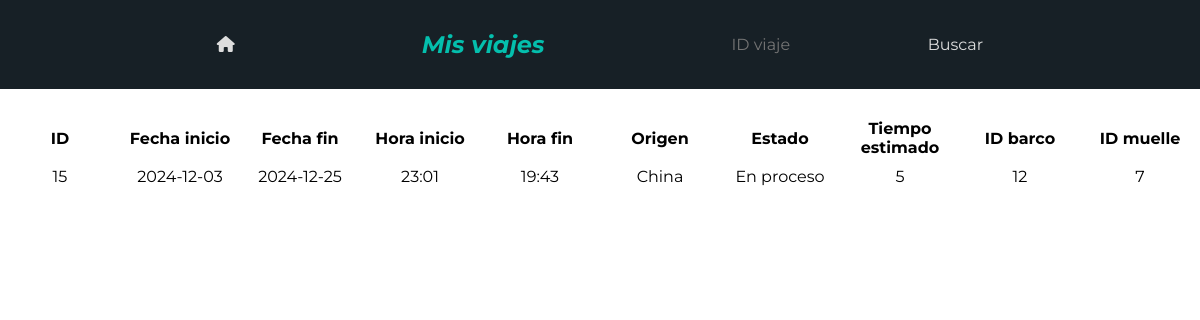
The page /views/viaje.php (signed in) on the database as committed earlier.
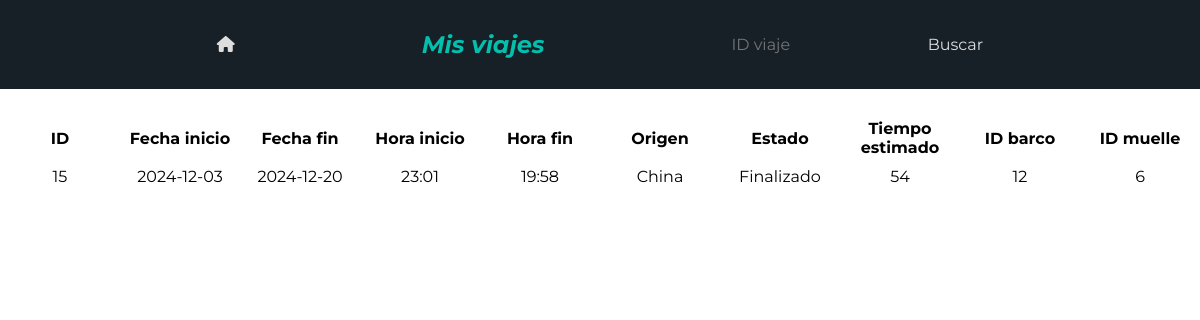
The same page on the database as committed later.
### tables this page shows
CREATE TABLE `viaje` (
  `id_viaje` int(11) NOT NULL,
  `fecha_inicio_viaje` date DEFAULT NULL,
  `fecha_fin_viaje` date DEFAULT NULL,
  `hora_inicio_viaje` time(6) DEFAULT NULL,
  `hora_fin_viaje` time(6) DEFAULT NULL,
  `origen_viaje` varchar(30) DEFAULT NULL,
  `estado_viaje` varchar(20) DEFAULT NULL,
  `tiempo_estimado_viaje` varchar(10) DEFAULT NULL,
  `id_barco` int(11) DEFAULT NULL,
  `id_muelle` int(11) DEFAULT NULL
);

### views/viaje.php (the view, shortened to what this page needs)
<?php
$con = connection();
if($_SESSION["tipo"]=="trabajador"){
    $sql1 = "SELECT * FROM viaje".(isset($_GET["id"]) ? " WHERE id_viaje = {$_GET["id"]}":"");
}
else if($_SESSION["tipo"]=="cliente"){
    $sql1 = "SELECT DISTINCT
            viaje.id_viaje,
            viaje.fecha_inicio_viaje,
            viaje.fecha_fin_viaje,
            viaje.hora_inicio_viaje,
            viaje.hora_fin_viaje,
            viaje.origen_viaje,
            viaje.estado_viaje,
            viaje.tiempo_estimado_viaje,
            viaje.id_barco,
            viaje.id_muelle
            FROM contenedor
            JOIN contenedor_cliente
            ON contenedor.id_contenedor = contenedor_cliente.id_contenedor
            JOIN viaje
            ON contenedor.id_viaje = viaje.id_viaje".(isset($_GET["id"]) ? " WHERE viaje.id_viaje = {$_GET["id"]}":"");
}
$viaje = $con->query($sql1);
?>
<!DOCTYPE html>
<html lang="es">
<head>
    <link rel="stylesheet" href="../css/styles.css">
</head>
<body>
    <header class="header header--text-white header--color-blue header--title-blue">
        <a href="index.php"><i class="fa-solid fa-house"></i></a>
        <?php if($_SESSION["tipo"]=="trabajador"): ?>
            <h2>Viajes</h2>
            <ul>
                <li><a href="agregar_viaje.php">Agregar</a></li>
            </ul>
        <?php else: ?>
            <h2>Mis viajes</h2>
        <?php endif; ?>
            <form action="../php/viaje/buscar_viaje.php" method="POST">
                <input id="id_buscar_viaje" name="id_buscar_viaje" type="number" placeholder="ID viaje">
                <input value="Buscar" type="submit">
            </form>
    </header>
    <table class="table">
        <thead>
            <th>ID</th>
            <th>Fecha inicio</th>
            <th>Fecha fin</th>
            <th>Hora inicio</th>
            <th>Hora fin</th>
            <th>Origen</th>
            <th>Estado</th>
            <th>Tiempo estimado</th>
            <th>ID barco</th>
            <th>ID muelle</th>
        </thead>
        <tbody>
        <?php
            while($fila = $viaje->fetch_assoc()){
                $hora_inicio = date("H:i", strtotime($fila["hora_inicio_viaje"]));
                $hora_fin = date("H:i", strtotime($fila["hora_fin_viaje"]));
                echo "
                <tr>
                    <td>{$fila["id_viaje"]}</td>
                    <td>{$fila["fecha_inicio_viaje"]}</td>
                    <td>{$fila["fecha_fin_viaje"]}</td>
                    <td>{$hora_inicio}</td>
                    <td>{$hora_fin}</td>
                    <td>{$fila["origen_viaje"]}</td>
                    <td>{$fila["estado_viaje"]}</td>
                    <td>{$fila["tiempo_estimado_viaje"]}</td>".($_SESSION["tipo"]=="trabajador" ?
                    "
                    <td><a href='barco.php?id={$fila["id_barco"]}'>{$fila["id_barco"]}</a></td>
                    <td><a href='muelle.php?id={$fila["id_muelle"]}'>{$fila["id_muelle"]}</a></td>
                    <td><a href='eliminar_viaje.php?id={$fila["id_viaje"]}'><i class='fa-solid fa-trash'></i></a><a href='editar_viaje.php?id={$fila["id_viaje"]}'><i class='fa-solid fa-pen-to-square'></i></a></td>
                </tr>
                    " : "
                    <td>{$fila["id_barco"]}</td>
                    <td>{$fila["id_muelle"]}</td>
                </tr>
                    ");
            }
        ?>
        </tbody>
    </table>
</body>
</html>

Rows that differ between the two databases and show on the page:
changed viaje "China": fecha_fin_viaje "2024-12-25" → "2024-12-20"; hora_fin_viaje "19:43" → "19:58"; estado_viaje "En proceso" → "Finalizado"; tiempo_estimado_viaje "5" → "54"; id_muelle "7" → "6"
